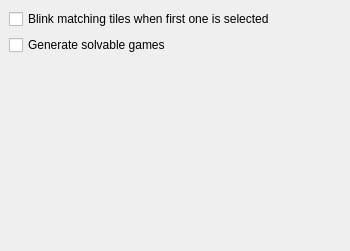
<ui version="4.0" >
 <class>Settings</class>
 <widget class="QWidget" name="Settings" >
  <property name="geometry" >
   <rect>
    <x>0</x>
    <y>0</y>
    <width>350</width>
    <height>251</height>
   </rect>
  </property>
  <layout class="QVBoxLayout" >
   <property name="margin" >
    <number>9</number>
   </property>
   <property name="spacing" >
    <number>6</number>
   </property>
   <item>
     <widget class="QCheckBox" name="kcfg_ShowMatchingTiles" >
     <property name="text" >
      <string>Blink matching tiles when first one is selected</string>
     </property>
    </widget>
   </item>
   <item>
    <widget class="QCheckBox" name="kcfg_SolvableGames" >
     <property name="text" >
      <string>Generate solvable games</string>
     </property>
    </widget>
   </item>
   <item>
    <spacer>
     <property name="orientation" >
      <enum>Qt::Vertical</enum>
     </property>
     <property name="sizeHint" >
      <size>
       <width>161</width>
       <height>51</height>
      </size>
     </property>
    </spacer>
   </item>
  </layout>
 </widget>
 <resources/>
 <connections/>
</ui>
